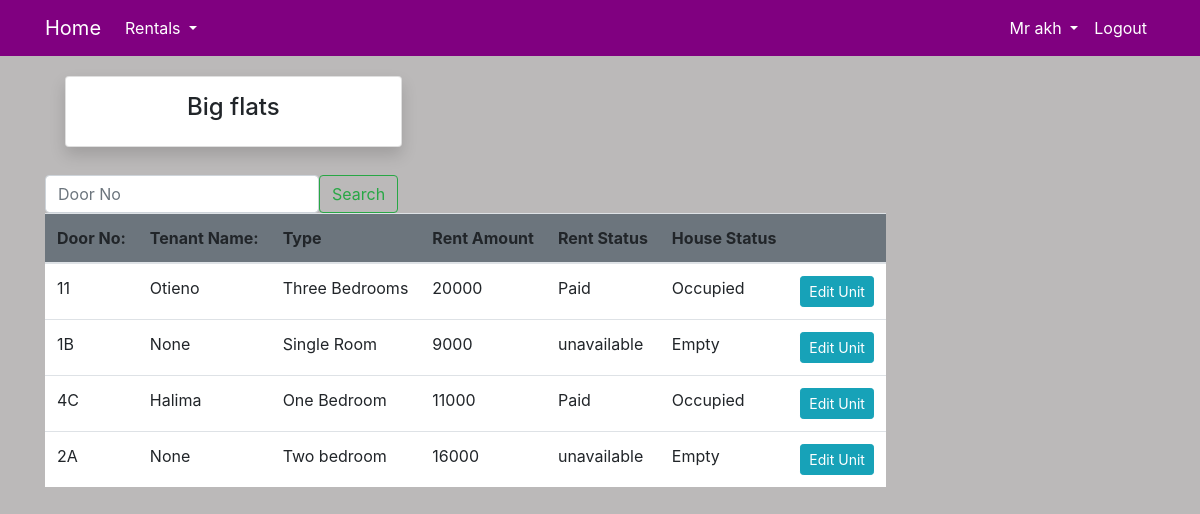
Screenshot of /apartment/1/ (signed in) with the database file from the repository.
### user/models.py (models this page shows, shortened)
class Agent(models.Model):
    name = models.OneToOneField(User, on_delete=models.CASCADE, null=True)
    agt_id = models.IntegerField(unique=True)
    gender = models.CharField(max_length=50, choices=gender)
    phone = models.IntegerField()
    mail = models.EmailField()

class Tenant(models.Model):
    name = models.CharField(max_length=100)
    te_id = models.IntegerField(unique=True)
    phone = models.IntegerField()
    mail = models.EmailField()
    landlord = models.ForeignKey(Landlord, on_delete=models.CASCADE, null=True,  related_name='Landlords')
    def __str__(self):
        return f'{self.name}'

### dashboard/models.py (models this page shows, shortened)
class Apartment(models.Model):
    name = models.CharField(max_length=100)
    apt_no = models.CharField(max_length=100, unique=True)
    location = models.CharField(max_length=100)
    landlord = models.ForeignKey(Landlord,  on_delete=models.SET_NULL, null=True, blank=True, related_name='Landlord')
    agent = models.ForeignKey(Agent, on_delete=models.SET_NULL, null=True, blank=True, related_name='Agent')
    def __str__(self):
        return f'{self.name}'

class Unit(models.Model):
    type = models.CharField(max_length=100)
    door_no = models.CharField(max_length=50 )
    apartment = models.ForeignKey(Apartment, on_delete=models.CASCADE, related_name='apartments')
    rent = models.IntegerField()
    tenant = models.OneToOneField(Tenant, on_delete=models.SET_NULL, null=True, blank=True)
    Rent_status = models.CharField(max_length=50, choices=rent_status, default='unavailable' )
    hse_status = models.CharField(max_length=50, choices=unit_status, default='Empty' )
    class Meta:
        unique_together = ('door_no', 'apartment')

### dashboard/views.py (the view)
# urls.py: path('apartment/<int:pk>/', views.apartment, name='dashboard-apartment'),
@login_required(login_url='user-login')
def apartment(request, pk):
        items = Unit.objects.filter(apartment=pk)
        apt_name = Apartment.objects.get(id=pk)
        if request.method == 'POST':
            search_query = request.POST['search_query']
            items = Unit.objects.filter(apartment=pk).filter(door_no__contains=search_query)
            return render(request, 'dashboard/apartment.html', {'query':search_query, 'items':items})
        context = {
            'items':items,
            'apt_name':apt_name,
        }
        return render(request, 'dashboard/apartment.html', context)

### templates/dashboard/apartment.html (shortened to what this page needs)
{% extends 'partials/base.html'%}
{% load crispy_forms_tags %}
{% block content %}
<div class="container" >
  <div class="card-body">
    <div class="row">
        <div class="col-md-4">
                <div class="card my-card shadow text-center p-3">
                    <h4>{{apt_name}}</h4>
                </div>
        </div>
    </div>
  </div>
    <div class="row my-2">
        <div class="col-md-8">
          <form class="form-inline" role="search" method="POST">
            <input class="form-control me-2" type="search" placeholder="Door No" name="search_query" required aria-label="Search">
            <button class="btn btn-outline-success" type="submit">Search</button>
            </form>
            <table class="table bg-white" style="white-space: nowrap;">
              <thead class="bg-secondary">
                <tr>
                    <th>Door No: </th>
                    <th>Tenant Name: </th>
                    <th>Type </th>
                    <th>Rent Amount</th>
                    <th>Rent Status </th>
                    <th>House Status</th>
                    <th></th>
                  </tr>
                </thead>
                <tbody>
                  {% for item in items %}
                    <tr>
                      <td>{{ item.door_no }}</td>
                      <td>{{ item.tenant }}</td>
                      <td>{{ item.type }}</td>
                      <td>{{ item.rent }}</td>
                      <td>{{ item.Rent_status }}</td>
                      <td>{{ item.hse_status }}</td>
                      <td>
                        <a class="btn btn-info btn-sm" href="{% url 'dashboard-unit-update' item.id %}">Edit Unit</a>
                    </td>
                    </tr>
                  {% endfor %}
            </tbody>
            </table>
        </div>
    </div>
  </div>
{% endblock %}

### templates/partials/nav.html (shortened to what this page needs)
<nav class="navbar navbar-expand-lg navbar-info" style="background-color: purple;"  >
    <div class="container">
        {% if user.is_authenticated %}
        <a class="navbar-brand text-white" href="{% url 'dashboard-index'%}"> Home</a>
        <div class="collapse navbar-collapse" id="navbarSupportedContent">
            <ul class="navbar-nav mr-auto ">
                <li class="nav-item dropdown ">
                    <a class="nav-link dropdown-toggle text-white" href="#" id="navbarDropdown" role="button" data-toggle="dropdown" aria-haspopup="true" aria-expanded="false">
                      Rentals
                    </a>
                </li>
            </ul>
            {% if request.user.groups.all.0.name == "Landlord" %}
            <ul class="navbar-nav ml-auto">
                <li class="nav-item dropdown ">
                    <a class="nav-link dropdown-toggle text-white" href="#" id="navbarDropdown" role="button" data-toggle="dropdown" aria-haspopup="true" aria-expanded="false">
                        {{ user.landlord.gender }} {{user.username}}
                    </a>
                    <div class="dropdown-menu" aria-labelledby="navbarDropdown">
                      <a class="dropdown-item" href="{% url 'user-profile' %}">My Profile</a>
                      <a class="dropdown-item" href="{% url 'user-agent' %}">My Agent</a>
                    </div>
                </li>
                <li class="nav-item">
                    <a class="nav-link text-white" href="{% url 'user-logout' %}">Logout</a>
                </li>
            </ul>
            {% elif request.user.groups.all.0.name == "Agent" %}
            <ul class="navbar-nav ml-auto">
                <li class="nav-item dropdown ">
                    <a class="nav-link dropdown-toggle text-white" href="#" id="navbarDropdown" role="button" data-toggle="dropdown" aria-haspopup="true" aria-expanded="false">
                        {{ user.agent.gender }} {{user.username}}
                    </a>
                </li>
                <li class="nav-item">
                    <a class="nav-link text-white" href="{% url 'user-logout' %}">Logout</a>
                </li>
            </ul>
            {% endif %}
        {% else %}
            <ul class="navbar-nav ml-auto">
                <li class="nav-item">
                    <a class="nav-link text-white" href="{% url 'user-login' %}">Login</a>
                </li>
            </ul>
        {% endif %}
        </div>
    </div>
</nav>

### static/styles.css (style rules this page uses)
body { background: rgb(187, 185, 185); }

### rows the page displays
Apartment: name "Big flats"
Unit: door_no "11", tenant "Otieno", type "Three Bedrooms", rent "20000", Rent_status "Paid", hse_status "Occupied"
Unit: door_no "1B", tenant "None", type "Single Room", rent "9000", Rent_status "unavailable", hse_status "Empty"
Unit: door_no "4C", tenant "Halima", type "One Bedroom", rent "11000", Rent_status "Paid", hse_status "Occupied"
Unit: door_no "2A", tenant "None", type "Two bedroom", rent "16000", Rent_status "unavailable", hse_status "Empty"

### other values shown
{{ user.agent.gender }} "Mr"
{{ user.username }} "akh"
